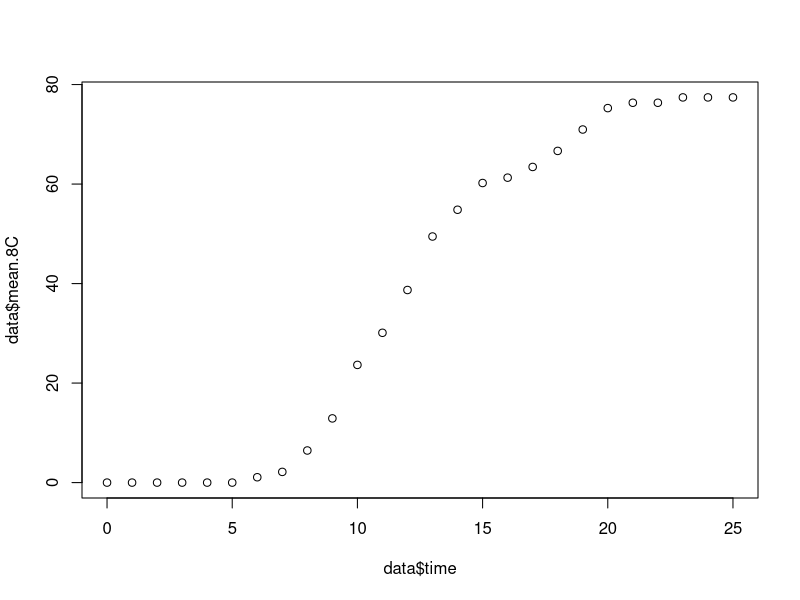
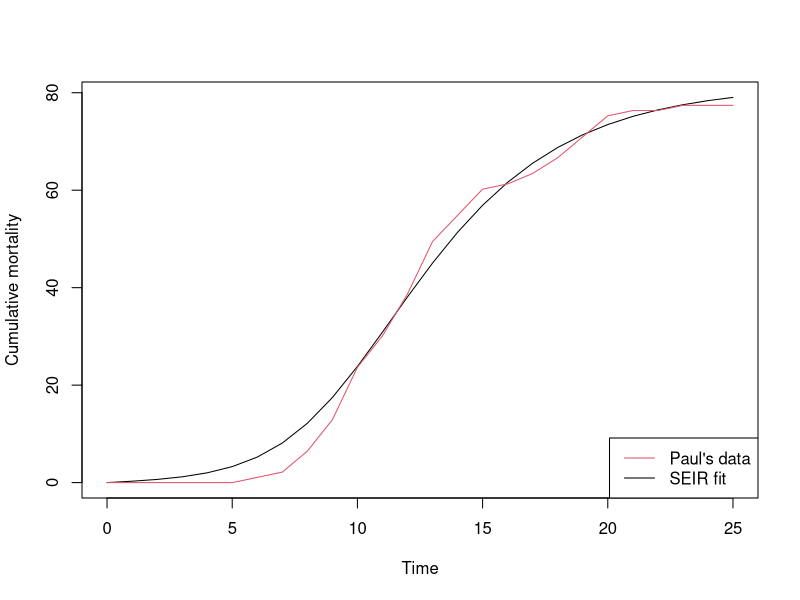
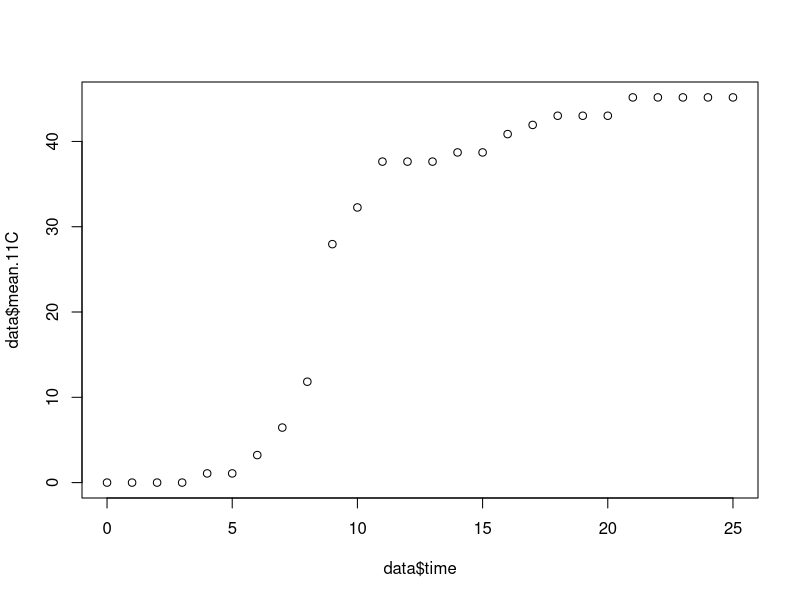
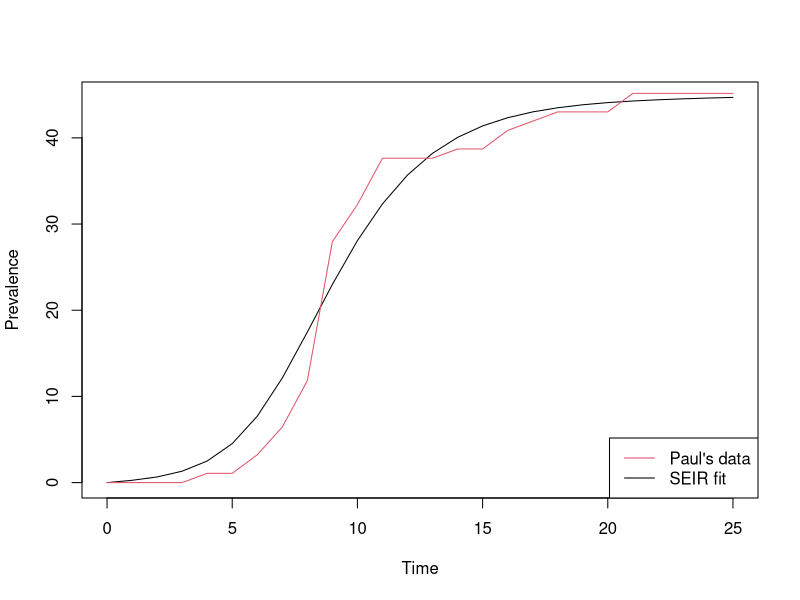
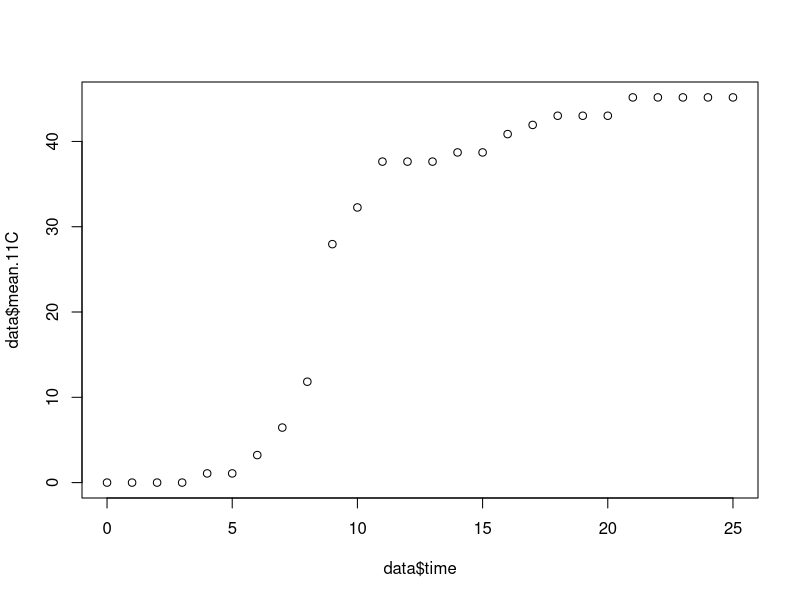
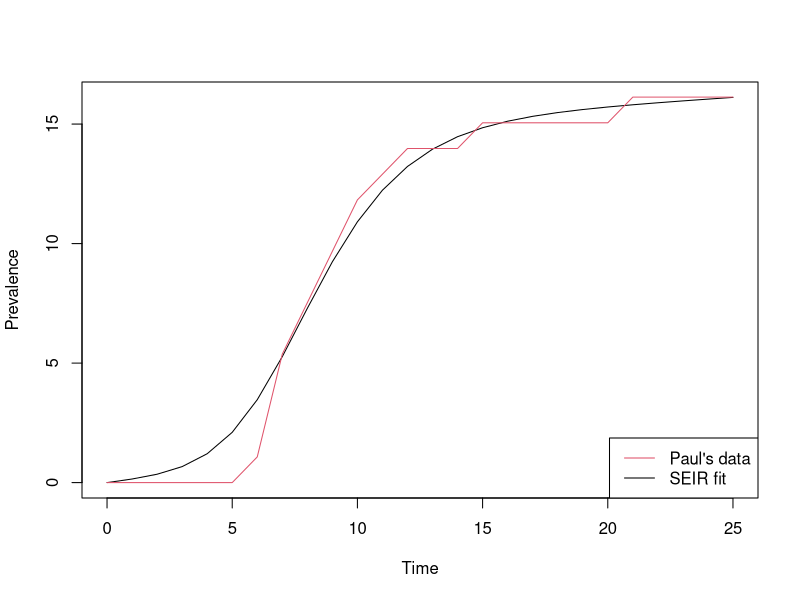
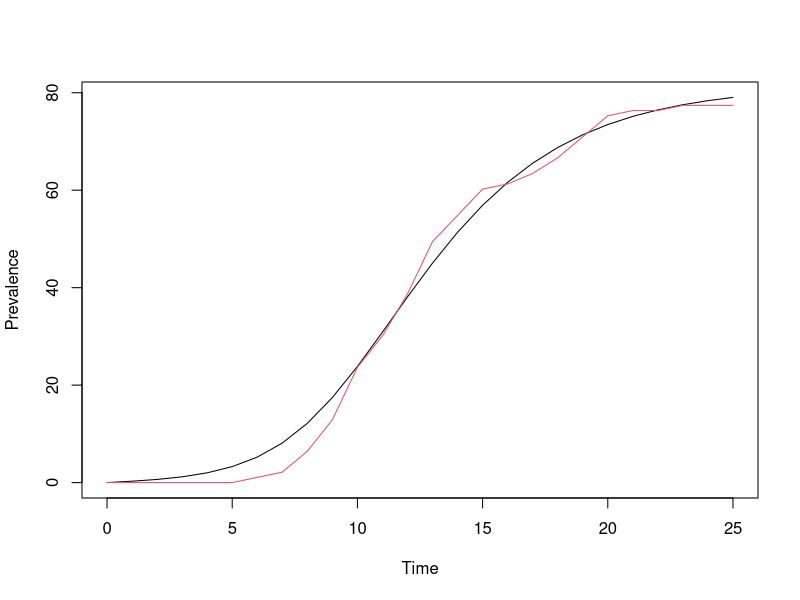

Here is the R script that generated these plots, in order: (Note: this script raises an error after producing the figures.)
################################################################################
################################################################################
#############################  Required Library  ###############################
################################################################################
################################################################################

library(deSolve)
library(ggplot2)
library(truncnorm)
library(gridExtra)
library(grid)
library(lattice)
library(ggpubr)
library(scales)
##############################################################################################################
data <- read.csv("cumulative mortality.csv", header = TRUE, dec = ".", sep = ",")
endT = 25
deltaT = 1
time = seq(0,endT,by = deltaT)
data$time <- time
##############################################################################################################
##############################################################################################################
##############################################################################################################
########################################### Cold Temperature 8.8°C ###########################################
##############################################################################################################
##############################################################################################################
##############################################################################################################
##############################################################################################################

# Deterministic model

seirmod = function(t, y, parms) { 
S = y[1]
E = y[2]
I = y[3]
C = y[4]
D = y[5]
with(as.list(parms), { 
  dS = -mu * S - beta * S * I
  dE = beta * S * I - (mu + sigma) * E
  dI = sigma * E - (mu + gamma+ alpha) * I
  dC = gamma * I - mu * C
  dD = mu*S + mu*E + (mu+ alpha)*I + mu*C
res = c(dS, dE, dI, dC, dD)
list(res)
})
}

# RSS calculation and fitting model

lfn=function(p){ times = seq(0, 25, by=1)
start = c(S=99, E=0, I=1, C = 0, D = 0)
paras=exp(c(mu=log(0.0008), beta = p[1],sigma=p[2], gamma=p[3], alpha=p[4]))
out1 = as.data.frame(ode(start, times=times,seirmod, paras))
n=length(data$mean.8C)
rss=sum((data$mean.8C-out1$D)^2)
return(log(rss)*(n/2)-n*(log(n)-log(2*pi)-1)/2)
}
plot(data$time,data$mean.8C)

# initial values

paras0 = log(c(0.05,0.2,0.07,0.24))
fit = optim(paras0, lfn, hessian = TRUE)

times = seq(0, 25, by=1)
paras = exp(c(mu = log(0.0008),
              beta = fit$par[1], sigma = fit$par[2],
              gamma = fit$par[3], alpha = fit$par[4]))
start = c(S=99, E=0, I=1, C = 0, D = 0)
out1 = as.data.frame(ode(start, times, seirmod, paras))
plot(out1$time, out1$D, xlab="Time", ylab="Cumulative mortality",
     type="l")
lines(data$time, data$mean.8C, col=2, type="l")
legend("bottomright", c("Paul's data",
                     "SEIR fit"), lty=c(1,1), col=c(2,1))

summary(lm(out1$D~data$mean.8C))
# MLEs:
round(exp(fit$par), 4)#approximation of parameters


##############################################################################################################
##############################################################################################################
##############################################################################################################
############################################ Ambient temperature 11.2°C ######################################
##############################################################################################################
##############################################################################################################
##############################################################################################################
##############################################################################################################

# Deterministic model

seirmod = function(t, y, parms) { 
  S = y[1]
  E = y[2]
  I = y[3]
  C = y[4]
  D = y[5]
  with(as.list(parms), { 
    dS = -mu * S - beta * S * I
    dE = beta * S * I - (mu + sigma) * E
    dI = sigma * E - (mu + gamma+ alpha) * I
    dC = gamma * I - mu * C
    dD = mu*S + mu*E + (mu+ alpha)*I + mu*C
    res = c(dS, dE, dI, dC, dD)
    list(res)
  })
}

# RSS calculation and fitting model

lfn=function(p){ times = seq(0, 25, by=1)
start = c(S=99, E=0, I=1, C = 0, D = 0)
paras=exp(c(mu=log(0.0008), beta=p[1],sigma=p[2], gamma=p[3], alpha=p[4]))
out2 = as.data.frame(ode(start, times=times,seirmod, paras))
n=length(data$mean.11C)
rss=sum((data$mean.11C-out2$D)^2)
return(log(rss)*(n/2)-n*(log(n)-log(2*pi)-1)/2)
}
plot(data$time,data$mean.11C)

# initial values

paras0 = log(c(0.05, 0.62,0.15,0.11))
fit = optim(paras0, lfn, hessian = TRUE)

times = seq(0, 25, by=1)
paras = exp(c(mu = log(0.0008),
              beta = fit$par[1], sigma = fit$par[2],
              gamma = fit$par[3], alpha = fit$par[4]))
start = c(S=99, E=0, I=1, C = 0, D = 0)
out2 = as.data.frame(ode(start, times, seirmod, paras))
plot(out2$time, out2$D, xlab="Time", ylab="Prevalence",
     type="l")
lines(data$time, data$mean.11C, col=2, type="l")
legend("bottomright", c("Paul's data",
                        "SEIR fit"), lty=c(1,1), col=c(2,1))

summary(lm(out2$D~data$mean.11C))
# MLEs:
round(exp(fit$par), 4)#approximation of parameters

##############################################################################################################
##############################################################################################################
##############################################################################################################
############################################# Warm temperature 14.7°C ########################################
##############################################################################################################
##############################################################################################################
##############################################################################################################
##############################################################################################################

# Deterministic model

seirmod = function(t, y, parms) { 
  S = y[1]
  E = y[2]
  I = y[3]
  C = y[4]
  D = y[5]
  with(as.list(parms), { 
    dS = -mu * S - beta * S * I
    dE = beta * S * I - (mu + sigma) * E
    dI = sigma * E - (mu + gamma+ alpha) * I
    dC = gamma * I - mu * C
    dD = mu*S + mu*E + (mu+ alpha)*I + mu*C
    res = c(dS, dE, dI, dC, dD)
    list(res)
  })
}

# RSS calculation and fitting model

lfn=function(p){ times = seq(0, 25, by=1)
start = c(S=99, E=0, I=1, C = 0, D = 0)
paras=exp(c(mu=log(0.0008), beta=p[1],sigma=p[2], gamma=p[3], alpha=p[4]))
out3 = as.data.frame(ode(start, times=times,seirmod, paras))
n=length(data$mean..14C)
rss=sum((data$mean..14C-out3$D)^2)
return(log(rss)*(n/2)-n*(log(n)-log(2*pi)-1)/2)
}
plot(data$time,data$mean.11C)

# initial values
paras0 = log(c(0.05,0.82,0.21,0.045))
fit = optim(paras0, lfn, hessian = TRUE)

times = seq(0, 25, by=1)
paras = exp(c(mu = log(0.0008),
              beta = fit$par[1], sigma = fit$par[2],
              gamma = fit$par[3], alpha = fit$par[4]))
start = c(S=99, E=0, I=1, C = 0, D = 0)
out3 = as.data.frame(ode(start, times, seirmod, paras))
plot(out3$time, out3$D, xlab="Time", ylab="Prevalence",
     type="l")
lines(data$time, data$mean..14C, col=2, type="l")
legend("bottomright", c("Paul's data",
                        "SEIR fit"), lty=c(1,1), col=c(2,1))

summary(lm(out3$D~data$mean..14C))
# MLEs:
round(exp(fit$par), 4)#approximation of parameters

plot(out1$time, out1$D, xlab="Time", ylab="Prevalence",
     type="l")
lines(data$time, data$mean.8C, col=2, type="l")
lines(meanDcold$time, meanDcold$values, col=2, type="l")
legend("bottomright", c("Paul's data",
                        "SEIR fit"), lty=c(1,1), col=c(2,1))

plot(out2$time, out2$D, xlab="Time", ylab="Prevalence",
     type="l")
lines(data$time, data$mean.11C, col=2, type="l")
lines(meanDAmbient$time, meanDAmbient$values, col=2, type="l")
legend("bottomright", c("SEIR fit",
                        "Paul's data",
                        "Stochastic"), lty=c(1,1), col=c(3,1))


plot(out3$time, out3$D, xlab="Time", ylab="Prevalence",
     type="l")
lines(data$time, data$mean..14C, col=2, type="l")
lines(meanDWarm$time, meanDWarm$values, col=2, type="l")
legend("bottomright", c("Paul's data",
                        "SEIR fit"), lty=c(1,1), col=c(2,1))

summary(lm(out3$D~data$mean..14C))
summary(lm(out2$D~data$mean.11C))
summary(lm(out1$D~data$mean.8C))

likecoldset <- data.frame(out1$D,data$time, data$mean.8C, data$lower.SD.8C,data$upper.SD.8C)
likecoldset
likecold <- ggplot(likecoldset,aes(x=data.time))+
  geom_line(aes(y=out1.D, colour = "Deterministic model results"), alpha = 1, size = 20)+
  geom_point(aes(y=data.mean.8C, colour = "Hershberger et al Data"), size = 30)+
  geom_errorbar(aes(ymin = data.lower.SD.8C, ymax = data.upper.SD.8C), size = 10, colour = "red")+
  ylab(label="Cumulative mortality (%)")+
  xlab(label="Days post exposure")+
  scale_y_continuous(limits = c(0,100))+
  theme_classic() +
  theme(panel.border = element_rect(color = "black", fill = NA, size = 6),
        panel.background = element_rect(fill = "white"))+
  theme(axis.text=element_text(size=175),
        axis.title=element_text(size=175,face="bold"))+
  theme(legend.justification=c(1,0), legend.position=c(0.85,0.85))+
  theme(legend.title=element_text(size=0,face="bold"),
        legend.background = element_rect(fill='#FFFFFF',
                                         size=100,linetype="solid"),
        legend.text=element_text(size=175),
        legend.key=element_rect(colour="#FFFFFF",
                                fill='#FFFFFF',
                                size=0,
                                linetype="solid"))+
  scale_colour_manual("",
                      breaks=c("Deterministic model results","Hershberger et al Data"),
                      values=c("blue", "red"))
likecold


likeambset <- data.frame(out2$D,data$time, data$mean.11C, data$lower.SD.11C,data$upper.SD.11C)
likeambset
likeamb <- ggplot(likeambset,aes(x=data.time))+
  geom_line(aes(y=out2.D), colour = "blue", alpha = 1, size = 20)+
  geom_point(aes(y=data.mean.11C), size = 30, colour = "red")+
  geom_errorbar(aes(ymin = data.lower.SD.11C, ymax = data.upper.SD.11C), size = 10, colour = "red")+
  ylab(label="")+
  xlab(label="Days post exposure")+
  scale_y_continuous(limits = c(0,100))+
  theme_classic() +
  theme(panel.border = element_rect(color = "black", fill = NA, size = 6),
        panel.background = element_rect(fill = "white"))+
  theme(axis.text=element_text(size=175),
        axis.title=element_text(size=175,face="bold"))
likeamb


likewarmset <- data.frame(out3$D,data$time, data$mean..14C, data$lower.SD.14C,data$upper.SD.14C)
likewarmset
likewarm <- ggplot(likewarmset,aes(x=data.time))+
  geom_line(aes(y=out3.D), colour = "blue", alpha = 1, size = 20)+
  geom_point(aes(y=data.mean..14C), size = 30, colour = "red")+
  geom_errorbar(aes(ymin = data.lower.SD.14C, ymax = data.upper.SD.14C), size = 10, colour = "red")+
  ylab(label="")+
  xlab(label="Days post exposure")+
  scale_y_continuous(limits = c(0,100))+
  theme_classic() +
  theme(panel.border = element_rect(color = "black", fill = NA, size = 6),
        panel.background = element_rect(fill = "white"))+
  theme(axis.text=element_text(size=175),
        axis.title=element_text(size=175,face="bold"))
likewarm


png(filename = "estimates.png", height = 4500, width = 12800, res = 100 )

(likecold|likeamb|likewarm)

dev.off()
